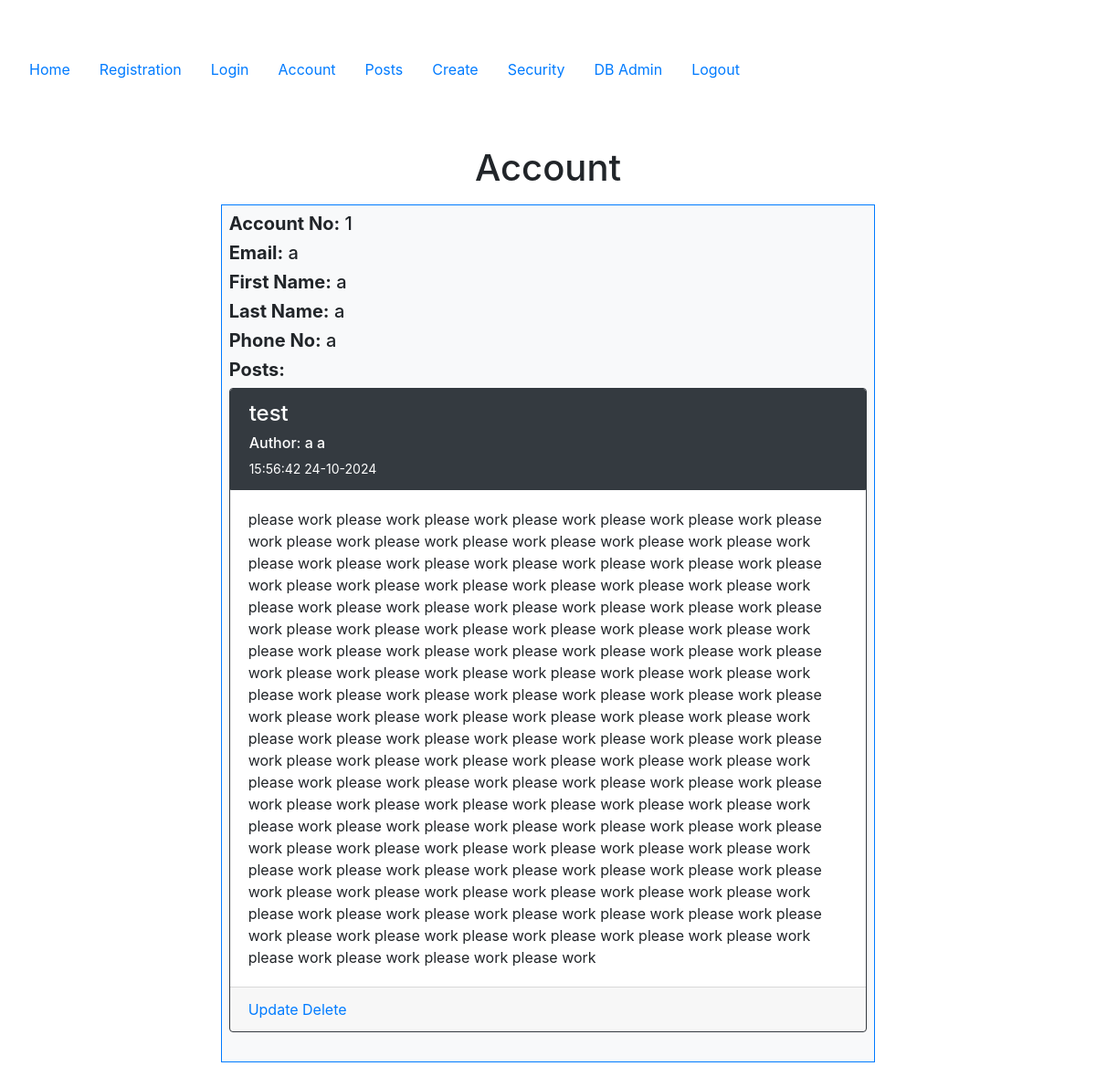
/account (signed in), run on the app's committed database.
### config.py (models this page shows, shortened)
class User(db.Model, UserMixin):
    __tablename__ = 'users'
    id = db.Column(db.Integer, primary_key=True)
    email = db.Column(db.String(100), nullable=False, unique=True)
    password = db.Column(db.String(100), nullable=False)
    firstname = db.Column(db.String(100), nullable=False)
    lastname = db.Column(db.String(100), nullable=False)
    phone = db.Column(db.String(100), nullable=False)
    mfakey = db.Column(db.String(100), nullable=False, default='')
    mfaenabled = db.Column(db.Boolean, nullable=False, default=False)
    active = db.Column(db.Boolean(), nullable=False, default=True)
    posts = db.relationship("Post", order_by=Post.id, back_populates="user")

class Post(db.Model):
   __tablename__ = 'posts'
   id = db.Column(db.Integer, primary_key=True)
   userid = db.Column(db.Integer, db.ForeignKey('users.id'))
   created = db.Column(db.DateTime, nullable=False)
   title = db.Column(db.Text, nullable=False)
   body = db.Column(db.Text, nullable=False)
   user = db.relationship('User', back_populates='posts')

### accounts/views.py (the view)
@accounts_bp.route('/account')
def account():
    return render_template('accounts/account.html', user=current_user)

### config.py (called while the page is built)
@login_manager.user_loader
def load_user(id):
    return User.query.get(int(id))

### templates/accounts/account.html
﻿{% extends "base.html" %}
{% block content %}
    <div class="container">
        <h1>Account</h1>
        <div class="p-2 row">
            <div class="col-2"></div>
            <div class="col-8">
                <div class="p-2 bg-light border border-primary" style="text-align: left">
                    <h5><b>Account No:</b> {{ user.id }}</h5>
                    <h5><b>Email:</b> {{ user.email }}</h5>
                    <h5><b>First Name:</b> {{ user.firstname }}</h5>
                    <h5><b>Last Name:</b> {{ user.lastname }}</h5>
                    <h5><b>Phone No:</b> {{ user.phone }}</h5>
                    <h5><b>Posts:</b></h5>
                    {% for post in user.posts %}
                    <div class="card border border-dark">
                        <div class="card-header bg-dark text-white border border-dark">
                            <h4>{{ post.title }}</h4>
                            <h6>Author: {{ post.user.firstname }} {{ post.user.lastname }}</h6>
                            <small>{{ post.created.strftime('%H:%M:%S %d-%m-%Y') }}</small>
                        </div>
                        <div class="card-body">{{ post.body }}</div>
                        <div class="card-footer">
                            <a class="navbar-item" href="{{ url_for('posts.update', id=post.id) }}">Update</a>
                            <a class="navbar-item" href="{{ url_for('posts.delete', id=post.id) }}">Delete</a>
                        </div>
                    </div>
                    <br>
                    {% endfor %}
                </div>
            </div>
            <div class="col-2"></div>
        </div>
    </div>
{% endblock %}

### data on the page
User: id "1", email "a", firstname "a", lastname "a", phone "a"
Post: title "test", user.firstname "a", user.lastname "a", created "15:56:42 24-10-2024", body "please work please work please work please work please work please work please work please work please work please work please work please work please work please work please work please work please work please work please work please work please work please work please work please work please work please work please work please work please work please work please work please work please work please work please work please work please work please work please work please work please work please work please work please work please work please work please work please work please work please work please work please work please work please work please work please work please work please work…"
